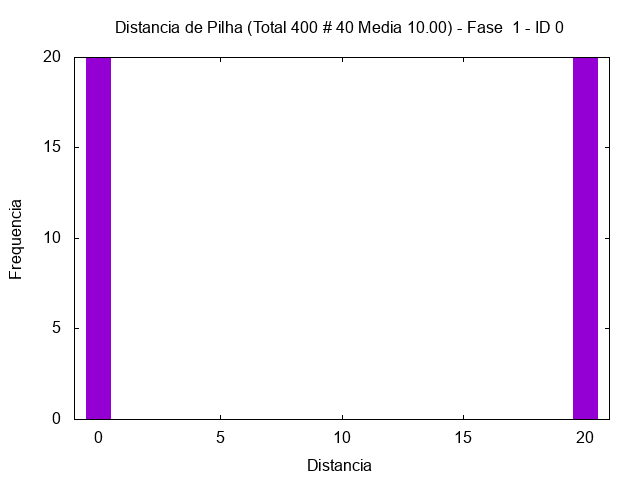

Source code (gnuplot):
set term png
set output "/tmp/out/soma-hist-1-0.png"
set style fill solid 1.0
set title "Distancia de Pilha (Total 400 # 40 Media 10.00) - Fase  1 - ID 0"
set xlabel "Distancia"
set ylabel "Frequencia"
plot [-1:21] "/tmp/out/soma-hist-1-0.gpdat" u 3:4 w boxes t ""
